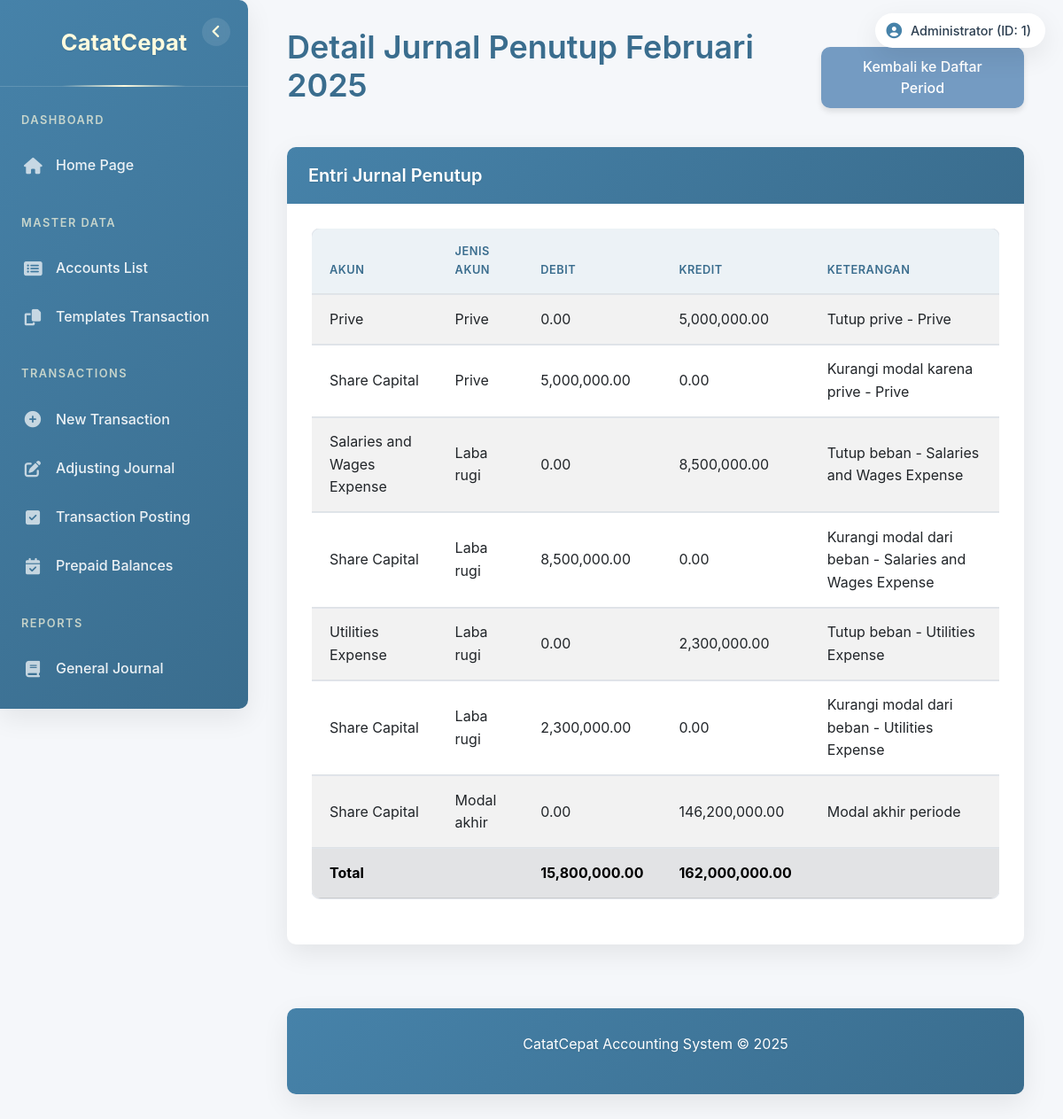
/index.php?page=closed_periods&view_details=true&detail_month=2&detail_year=2025 (signed in), run on the app's committed database.
### tables this page shows
CREATE TABLE `users` (
  `id` int NOT NULL,
  `username` varchar(50) NOT NULL,
  `password` varchar(255) NOT NULL,
  `nama_lengkap` varchar(100) DEFAULT NULL,
  `roles` varchar(10) NOT NULL
);

CREATE TABLE `closing` (
  `id_closing` int NOT NULL,
  `bulan` int NOT NULL,
  `tahun` int NOT NULL,
  `id_akun` int NOT NULL,
  `jenis_penyesuaian` enum('modal_awal','modal_tambahan','modal_akhir','laba_rugi','prive','penyesuaian','ikhtisar') NOT NULL,
  `debit` decimal(15,2) NOT NULL DEFAULT '0.00',
  `kredit` decimal(15,2) NOT NULL DEFAULT '0.00',
  `referensi_transaksi` int DEFAULT NULL COMMENT 'ID transaksi terkait',
  `keterangan` text,
  `tanggal_closing` datetime NOT NULL,
  `posted_by` int NOT NULL COMMENT 'ID user yang melakukan posting'
);

CREATE TABLE `akun` (
  `id_akun` int NOT NULL,
  `nama_akun` varchar(100) NOT NULL,
  `aktiva_pasiva` varchar(1) NOT NULL
);

### pages/closed_periods.php (the view, shortened to what this page needs)
<?php
$view_details = isset($_GET['view_details']) && $_GET['view_details'] == 'true';
$detail_month = isset($_GET['detail_month']) ? intval($_GET['detail_month']) : 0;
$detail_year = isset($_GET['detail_year']) ? intval($_GET['detail_year']) : 0;
if ($view_details && $detail_month > 0 && $detail_year > 0) {
    $closing_details_sql = "SELECT * FROM closing WHERE bulan = ? AND tahun = ? ORDER BY id_closing";
    $stmt = $conn->prepare($closing_details_sql);
    $stmt->bind_param("ii", $detail_month, $detail_year);
    $stmt->execute();
    $closing_details = $stmt->get_result();
    $month_names = [
        1 => 'Januari',
        2 => 'Februari',
        3 => 'Maret',
        4 => 'April',
        5 => 'Mei',
        6 => 'Juni',
        7 => 'Juli',
        8 => 'Agustus',
        9 => 'September',
        10 => 'Oktober',
        11 => 'November',
        12 => 'Desember'
    ];
    $detail_month_name = $month_names[$detail_month];
}
?>
<div class="row">
    <div class="col-md-12">
        <?php if ($view_details && $detail_month > 0 && $detail_year > 0): ?>
            <div class="d-flex justify-content-between align-items-center mb-4">
                <h1>Detail Jurnal Penutup <?php echo $detail_month_name . ' ' . $detail_year; ?></h1>
                <a href="index.php?page=closed_periods" class="btn btn-secondary">Kembali ke Daftar Period</a>
            </div>
            <div class="card">
                <div class="card-header bg-primary text-white">
                    <h5 class="mb-0">Entri Jurnal Penutup</h5>
                </div>
                <div class="card-body">
                    <?php if ($closing_details->num_rows > 0): ?>
                        <div class="table-responsive">
                            <table class="table table-striped">
                                <thead>
                                    <tr>
                                        <th>Akun</th>
                                        <th>Jenis Akun</th>
                                        <th>Debit</th>
                                        <th>Kredit</th>
                                        <th>Keterangan</th>
                                    </tr>
                                </thead>
                                <tbody>
                                    <?php
                                    $total_debit = 0;
                                    $total_credit = 0;
                                    while ($entry = $closing_details->fetch_assoc()):
                                        $account_name = $entry['id_akun'];
                                        if ($entry['id_akun'] != '399') {
                                            $account_query = "SELECT nama_akun FROM akun WHERE id_akun = ?";
                                            $account_stmt = $conn->prepare($account_query);
                                            $account_stmt->bind_param("i", $entry['id_akun']);
                                            $account_stmt->execute();
                                            $account_result = $account_stmt->get_result();
                                            if ($account_result->num_rows > 0) {
                                                $account_name = $account_result->fetch_assoc()['nama_akun'];
                                            }
                                        } else {
                                            $account_name = "Ikhtisar Laba Rugi";
                                        }
                                        $total_debit += $entry['debit'];
                                        $total_credit += $entry['kredit'];
                                    ?>
                                        <tr>
                                            <td><?php echo $account_name; ?></td>
                                            <td>
                                                <?php
                                                $account_type = isset($entry['jenis_penyesuaian'])
                                                    ? ucfirst(str_replace('_', ' ', $entry['jenis_penyesuaian']))
                                                    : 'Tidak diketahui';
                                                echo $account_type;
                                                ?>
                                            </td>
                                            <td><?php echo number_format($entry['debit'], 2); ?></td>
                                            <td><?php echo number_format($entry['kredit'], 2); ?></td>
                                            <td><?php echo $entry['keterangan']; ?></td>
                                        </tr>
                                    <?php endwhile; ?>
                                    <tr class="table-secondary fw-bold">
                                        <td colspan="2">Total</td>
                                        <td><?php echo number_format($total_debit, 2); ?></td>
                                        <td><?php echo number_format($total_credit, 2); ?></td>
                                        <td></td>
                                    </tr>
                                </tbody>
                            </table>
                        </div>
                    <?php else: ?>
                        <div class="alert alert-info">Tidak ada entri jurnal penutup untuk period ini.</div>
                    <?php endif; ?>
                </div>
            </div>
        <?php endif; ?>
    </div>
</div>

### index.php (shortened to what this page needs)
<?php
include "config/connect.php";
$page = isset($_GET['page']) ? $_GET['page'] : 'home';
$user_id = 0;
$nama_lengkap = $_SESSION['nama_lengkap'] ?? $_SESSION['username'];
$username = $_SESSION['username'];
$sql = "SELECT id FROM users WHERE username = ?";
$stmt = $conn->prepare($sql);
$stmt->bind_param("s", $username);
$stmt->execute();
$result = $stmt->get_result();
if ($user = $result->fetch_assoc()) {
    $user_id = $user['id'];
}
?>
<!DOCTYPE html>
<html lang="en">
<head>
    <link href="https://cdn.jsdelivr.net/npm/bootstrap@5.3.0-alpha1/dist/css/bootstrap.min.css" rel="stylesheet">
    <link rel="stylesheet" href="https://cdnjs.cloudflare.com/ajax/libs/font-awesome/6.4.0/css/all.min.css">
    <link rel="stylesheet" href="style.css">
</head>
<body>
    <div class="user-info">
        <i class="fas fa-user-circle"></i>
        <span><?php echo htmlspecialchars($nama_lengkap); ?> (ID: <?php echo htmlspecialchars($user_id); ?>)</span>
    </div>
    <div class="sidebar" id="sidebar">
        <button class="minimize-toggle" id="minimizeToggle">
            <i class="fas fa-angle-left"></i>
        </button>
        <div class="sidebar-brand">
            <span class="brand-full">CatatCepat</span>
        </div>
        <ul class="sidebar-nav">
            <li class="nav-section-title">Dashboard</li>
            <li class="nav-item">
                <a class="nav-link <?php echo $page == 'home' ? 'active' : ''; ?>" href="index.php">
                    <i class="fas fa-home"></i>
                    <span>Home Page</span>
                </a>
            </li>
            <li class="nav-section-title">Master Data</li>
            <li class="nav-item">
                <a class="nav-link <?php echo $page == 'accounts' ? 'active' : ''; ?>" href="index.php?page=accounts">
                    <i class="fas fa-list-alt"></i>
                    <span>Accounts List</span>
                </a>
            </li>
            <li class="nav-item">
                <a class="nav-link <?php echo $page == 'reaksi' ? 'active' : ''; ?>" href="index.php?page=reaksi">
                    <i class="fas fa-copy"></i>
                    <span>Templates Transaction</span>
                </a>
            </li>
            <li class="nav-section-title">Transactions</li>
            <li class="nav-item">
                <a class="nav-link <?php echo $page == 'input_transaction' ? 'active' : ''; ?>" href="index.php?page=input_transaction">
                    <i class="fas fa-plus-circle"></i>
                    <span>New Transaction</span>
                </a>
            </li>
            <li class="nav-item">
                <a class="nav-link <?php echo $page == 'adjusting_journal' ? 'active' : ''; ?>" href="index.php?page=adjusting_journal">
                    <i class="fas fa-edit"></i>
                    <span>Adjusting Journal</span>
                </a>
            </li>
            <li class="nav-item">
                <a class="nav-link <?php echo $page == 'posting' ? 'active' : ''; ?>" href="index.php?page=posting">
                    <i class="fas fa-check-square"></i>
                    <span>Transaction Posting</span>
                </a>
            </li>
            <li class="nav-item">
                <a class="nav-link <?php echo $page == 'prepaid_balances' ? 'active' : ''; ?>" href="index.php?page=prepaid_balances">
                    <i class="fas fa-calendar-check"></i>
                    <span>Prepaid Balances</span>
                </a>
            </li>
            <li class="nav-section-title">Reports</li>
            <li class="nav-item">
                <a class="nav-link <?php echo $page == 'journal' ? 'active' : ''; ?>" href="index.php?page=journal">
                    <i class="fas fa-book"></i>
                    <span>General Journal</span>
                </a>
            </li>
            <li class="nav-item">
                <a class="nav-link <?php echo $page == 'ledger' ? 'active' : ''; ?>" href="index.php?page=ledger">
                    <span>General Ledger</span>
                </a>
            </li>
        </ul>
    </div>
    <div class="main-content">
        <div class="container-fluid">
            <?php
            switch ($page) {
                case 'closed_periods':
                    include 'pages/closed_periods.php';
                    break;
            }
            ?>
            <div class="footer">
                <p>CatatCepat Accounting System &copy; <?php echo date('Y'); ?></p>
            </div>
        </div>
    </div>
</body>
</html>

### data on the page
users: id "1"
closing: id_akun.nama_akun "Prive", jenis_penyesuaian "Prive", debit "0.00", kredit "5,000,000.00", keterangan "Tutup prive - Prive"
closing: id_akun.nama_akun "Share Capital", jenis_penyesuaian "Prive", debit "5,000,000.00", kredit "0.00", keterangan "Kurangi modal karena prive - Prive"
closing: id_akun.nama_akun "Salaries and Wages Expense", jenis_penyesuaian "Laba rugi", debit "0.00", kredit "8,500,000.00", keterangan "Tutup beban - Salaries and Wages Expense"
closing: id_akun.nama_akun "Share Capital", jenis_penyesuaian "Laba rugi", debit "8,500,000.00", kredit "0.00", keterangan "Kurangi modal dari beban - Salaries and Wages Expense"
closing: id_akun.nama_akun "Utilities Expense", jenis_penyesuaian "Laba rugi", debit "0.00", kredit "2,300,000.00", keterangan "Tutup beban - Utilities Expense"
closing: id_akun.nama_akun "Share Capital", jenis_penyesuaian "Laba rugi", debit "2,300,000.00", kredit "0.00", keterangan "Kurangi modal dari beban - Utilities Expense"
closing: id_akun.nama_akun "Share Capital", jenis_penyesuaian "Modal akhir", debit "0.00", kredit "146,200,000.00", keterangan "Modal akhir periode"

### other printed values
$nama_lengkap "Administrator"
$detail_month_name "Februari"
$detail_year "2025"
$total_debit "15,800,000.00"
$total_credit "162,000,000.00"
